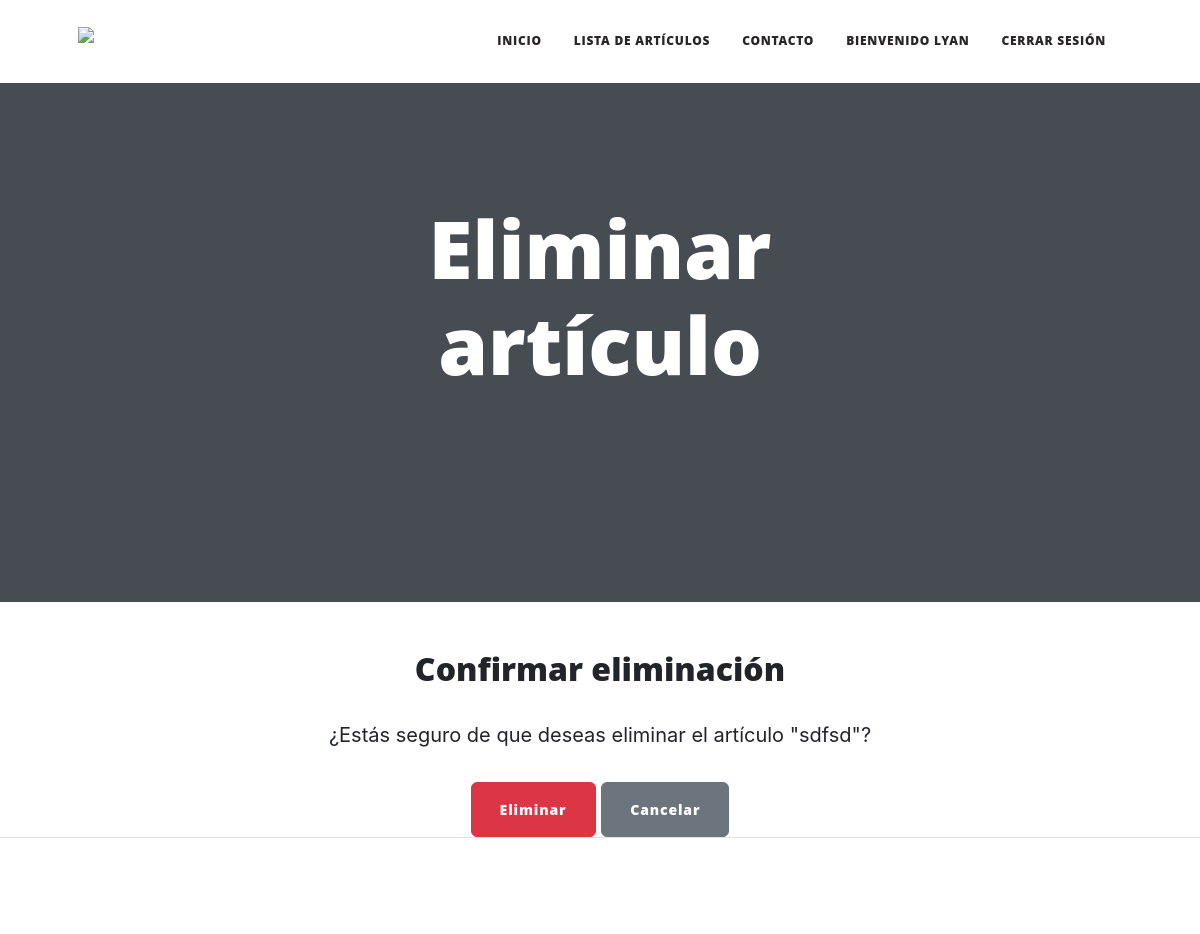
Before: /articulos/borrar/1/ (signed in) with the older database file.
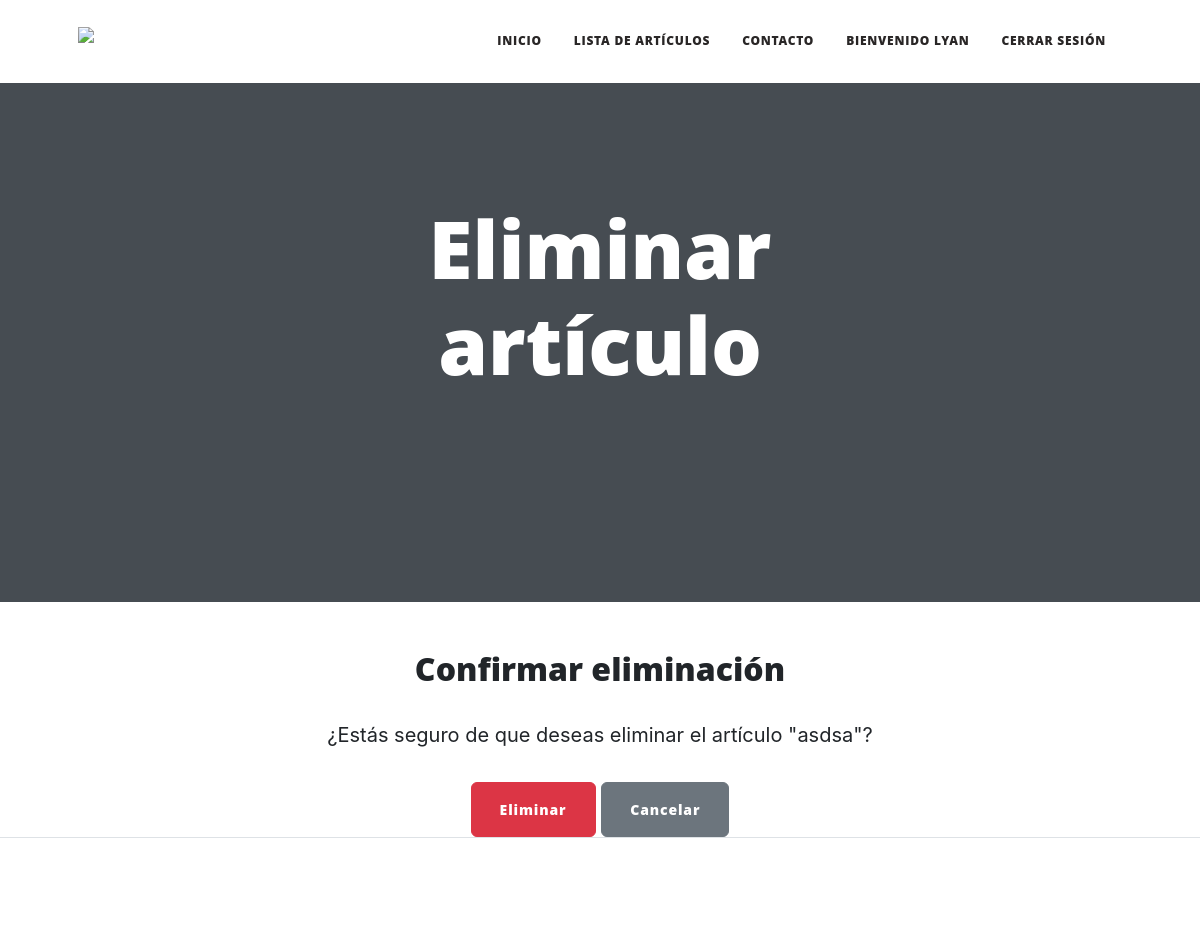
After: the same page with the newer database file.
### apps/articulos/models.py (models this page shows, shortened)
class Articulo(models.Model):
    titulo = models.CharField(max_length=255)
    contenido = models.TextField()
    imagen = models.ImageField(upload_to='articulos_imagenes/', blank=True, null=True)  # Agregado
    autor = models.ForeignKey(User, on_delete=models.CASCADE)
    fecha_creacion = models.DateTimeField(auto_now_add=True)

### apps/articulos/views.py (the view)
# urls.py: path('borrar/<int:pk>/', views.borrar_articulo, name='borrar_articulo'),
@login_required(login_url='/login/')
def borrar_articulo(request, pk):
    articulo = get_object_or_404(Articulo, pk=pk)
    if request.user == articulo.autor:
        if request.method == 'POST':
            articulo.delete()
            return redirect('articulos:lista_articulos')
        return render(request, 'articulos/borrar_articulo.html', {'articulo': articulo})
    return redirect('articulos:detalle_articulo', pk=pk)

### templates/articulos/borrar_articulo.html (shortened to what this page needs)
{% extends 'post.html' %}
{% load static %}
{% block contenido %}
<header class="masthead">
    <div class="container position-relative px-4 px-lg-5">
        <div class="row gx-4 gx-lg-5 justify-content-center">
            <div class="col-md-10 col-lg-8 col-xl-7">
                <div class="page-heading">
                    <h1>Eliminar artículo</h1>
                </div>
            </div>
        </div>
    </div>
</header>
<div class="container px-4 px-lg-5">
    <div class="row gx-4 gx-lg-5 justify-content-center">
        <div class="col-md-10 col-lg-8 col-xl-7 text-center">
            <h2>Confirmar eliminación</h2>
            <p>¿Estás seguro de que deseas eliminar el artículo "{{ articulo.titulo }}"?</p>
            <form method="post">
                <button type="submit" class="btn btn-danger rounded">Eliminar</button>
                <a class="btn btn-secondary rounded"
                    href="{% url 'articulos:detalle_articulo' articulo.id %}">Cancelar</a>
            </form>
        </div>
    </div>
</div>
<footer class="border-top">
</footer>
{% endblock contenido %}

Changed rows visible on the page:
changed Articulo: titulo "sdfsd" → "asdsa"
